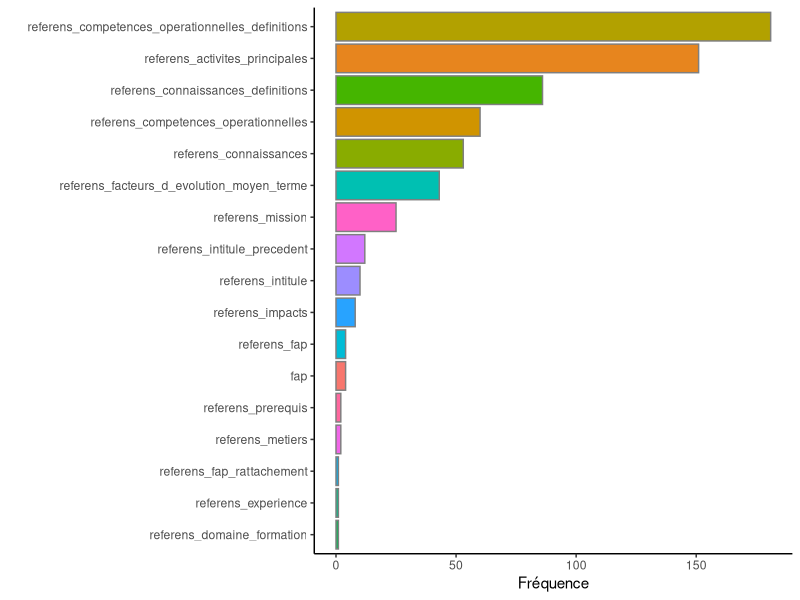
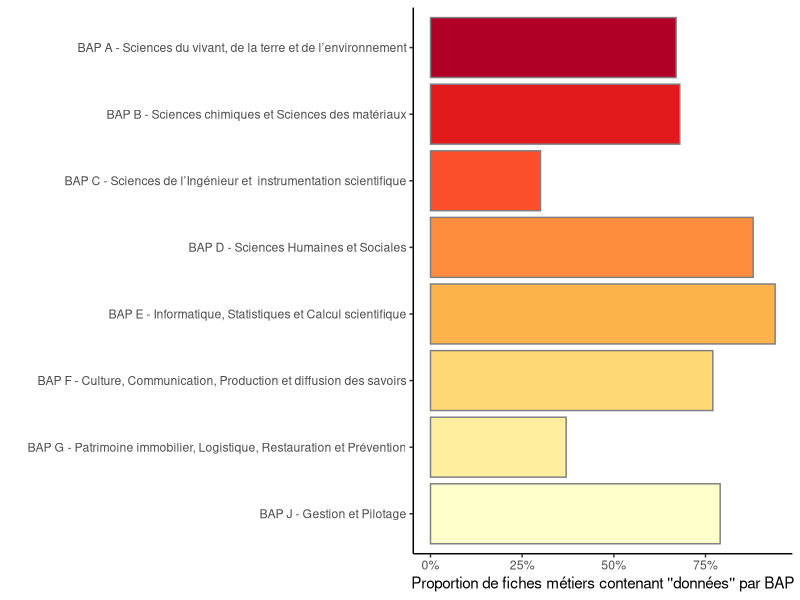
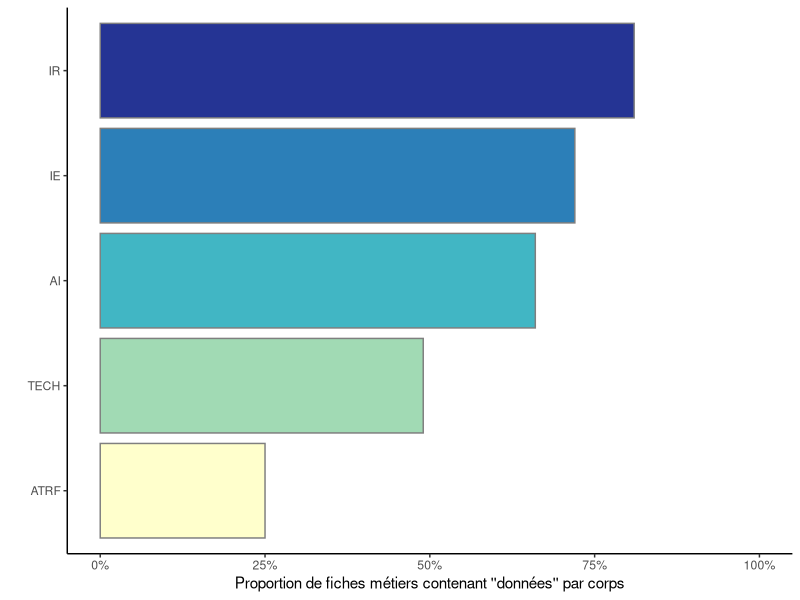

Generate these figures, in order, with R:
## ---- chunk 1
library(tidyr)
library(dplyr)
library(tibble)
library(stringr)
library(ggplot2)
library(forcats)
library(tm)
library(RColorBrewer)

data <- read.csv2("fr-esr_referentiel_metier_referens_3.csv") %>%
  mutate(Id = row_number())
names(data) #noms de colonnes

donnees <- "Donnees|donnees|Données|données|Donnee|donnee|Donnée|donnée"

variables <- data %>%
  select(-Id) %>%
  colnames()

denombrement <- data %>%
  column_to_rownames("Id") %>%
  #select(Nom des colonnes, séparées par une virgule) %>%
  mutate_all(str_count, donnees) %>%
  mutate(somme = rowSums(.)) %>%
  rownames_to_column("Id") %>%
  filter(somme > 0) %>%
  arrange(desc(somme))
  
data_filtered <- data %>%
  filter(Id %in% denombrement$Id) %>%
  mutate(Id = as.character(Id)) %>%
  left_join(denombrement %>% select(Id, somme), by = "Id") 

# Histogramme des variables où apparaissent le plus l'expression "données"
  
denombrement %>%
  select(-somme) %>%
  column_to_rownames("Id") %>%
  summarise_all(sum) %>%
  rownames_to_column("Id") %>%
  gather("variable", "somme", -Id) %>%
  filter(somme > 0) %>%
  ggplot(aes(x=fct_reorder(variable, somme), y = somme)) +
  geom_col(aes(fill = variable), color = "grey50") +
  labs(x = "", y = "Fréquence")+
  coord_flip()+
  theme_classic() +
  theme(legend.position = "none")

# Histogramme des BAP où apparaissent le plus l'expression "données"

BAP_filtered <- data_filtered %>%
  count(bap) %>%
  arrange(bap)

BAP <- data %>%
  count(bap)

BAP_filtered_pourcentage <- BAP_filtered %>%
  left_join(BAP, BAP_filtered, by = "bap") %>%
  mutate(pourcentage_bap=round(n.x/n.y,2),
         bap=fct_reorder(bap, bap, .desc = TRUE))

BAP_filtered_pourcentage %>%
  ggplot(aes(x = bap, y = pourcentage_bap)) +
  geom_col(aes(fill = bap), color = "grey50") +
  labs(x = "", y = "Proportion de fiches métiers contenant ''données'' par BAP") +
  coord_flip() +
  theme_classic() +
  theme(legend.position = "none") +
  scale_fill_manual(values = brewer.pal(8, "YlOrRd")) +
  scale_y_continuous(labels = scales::percent)

# Histogramme des corps où apparaissent le plus l'expression "données"

# Classer les corps dans l'ordre hiérarchique
ordre_corps <- c("ATRF", "TECH", "AI", "IE", "IR")

corps_filtered <- data_filtered %>%
  count(referens_cs) %>%
  arrange(desc(n))

corps <- data %>%
  count(referens_cs)

corps_filtered_pourcentage <- corps_filtered %>%
  left_join(corps, corps_filtered, by = "referens_cs") %>%
  mutate(pourcentage_corps=round(n.x/n.y,2),
         referens_cs=factor(referens_cs, levels = ordre_corps))

corps_filtered_pourcentage %>%
  ggplot(aes(x = referens_cs, y = pourcentage_corps)) +
  geom_col(aes(fill = referens_cs), color = "grey50") +
  labs(x = "", y = "Proportion de fiches métiers contenant ''données'' par corps") +
  coord_flip() +
  theme_classic() +
  theme(legend.position = "none") +
  scale_fill_manual(values = brewer.pal(5, "YlGnBu")) +
  scale_y_continuous(labels = scales::percent, limits = c(0,1))

# Tableau des 11 métiers dont l'intitulé ou le métier contient l'expression "données"
  
intitule_TRUE <- denombrement %>%
  filter(denombrement$referens_intitule >0 | denombrement$referens_metiers >0)

intitule_filtered <- data_filtered %>%
  filter(Id %in% intitule_TRUE$Id) %>%
  mutate(Id = as.character(Id)) %>%
  left_join(data_filtered %>% select(Id, somme), by = "Id") %>%
  select(referens_intitule, referens_metiers, bap, referens_fap, referens_cs, Id) %>%
  group_by(bap) %>%
  arrange(referens_cs, .by_group = TRUE)

View(intitule_filtered)

# Afficher les top profil-types qui contiennent l'expression "données"

# Regarder les métiers types où "données" apparaît dans referens_facteur_d_evolution_moyen_terme

# Faire un kwic

# Tout refaire en booléen au lieu du dénombrement (str_select au lieu de str_count)
